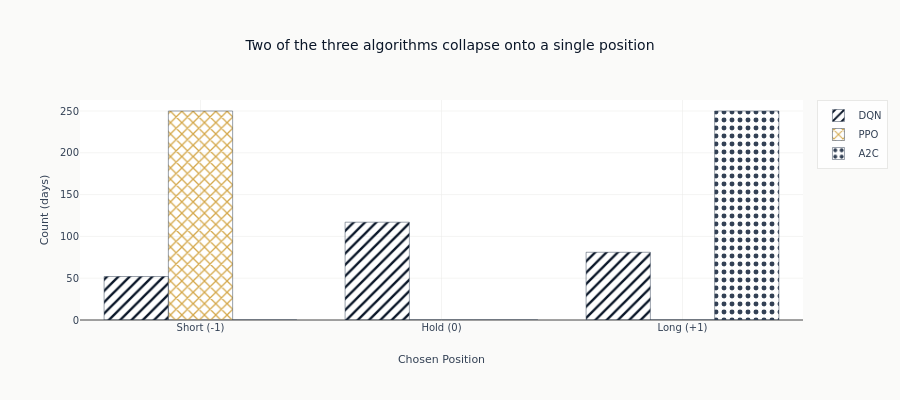

The code cell stored with this chart in its notebook:
### Markdown cell above
## 5. Action Distribution Analysis

### Code cell
# Analyze position distributions
fig = go.Figure()

for name, traj in trajectories.items():
    action_positions = traj["action_positions"]
    pos_counts = {v: int(np.sum(action_positions == v)) for v in [-1, 0, 1]}  # numpy counting

    fig.add_trace(
        go.Bar(
            x=["Short (-1)", "Hold (0)", "Long (+1)"],
            y=[
                pos_counts.get(-1, 0),
                pos_counts.get(0, 0),
                pos_counts.get(1, 0),
            ],
            name=name,
            marker=dict(
                color=styles[name]["color"],
                pattern=dict(shape=styles[name]["pattern"]),
                line=dict(color=COLORS["neutral"], width=0.5),
            ),
        )
    )

fig.update_layout(
    title="Two of the three algorithms collapse onto a single position",
    xaxis_title="Chosen Position",
    yaxis_title="Count (days)",
    barmode="group",
    height=400,
)

fig.show()

### Figure 1 — Plotly figure (JSON) as saved in the notebook; plotly's stock layout.template omitted (floating-point values rounded to 4 significant figures)
{"data": [{"marker": {"color": "#0a1628", "line": {"color": "#334155", "width": 0.5}, "pattern": {"shape": "/"}}, "name": "DQN", "type": "bar", "x": ["Short (-1)", "Hold (0)", "Long (+1)"], "y": [52, 117, 81]}, {"marker": {"color": "#D4A84B", "line": {"color": "#334155", "width": 0.5}, "pattern": {"shape": "x"}}, "name": "PPO", "type": "bar", "x": ["Short (-1)", "Hold (0)", "Long (+1)"], "y": [250, 0, 0]}, {"marker": {"color": "#334155", "line": {"color": "#334155", "width": 0.5}, "pattern": {"shape": "."}}, "name": "A2C", "type": "bar", "x": ["Short (-1)", "Hold (0)", "Long (+1)"], "y": [0, 0, 250]}], "layout": {"barmode": "group", "height": 400, "title": {"text": "Two of the three algorithms collapse onto a single position"}, "xaxis": {"title": {"text": "Chosen Position"}}, "yaxis": {"title": {"text": "Count (days)"}}}}
